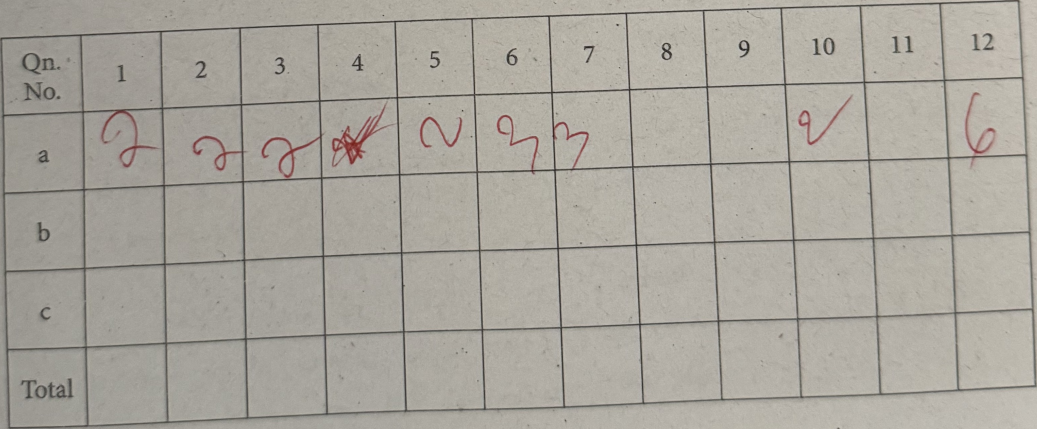
#> input picture Jacob/Table Extraction/Cropped_new.jpg, 3111 x 1287 px (shown at 1/3 size)
$ jupyter execute Untitled.ipynb
#> lines starting #> are read from the running program, lines starting #| are printed output that depends on the picture; after the words box and inside, x2 and y2 are one past the last pixel; in counts of white or black regions, pixels touching at a corner belong together
[cell 1]
# import the necessary packages
import numpy as np
import cv2

def order_points(pts):
	# initialzie a list of coordinates that will be ordered
	# such that the first entry in the list is the top-left,
	# the second entry is the top-right, the third is the
	# bottom-right, and the fourth is the bottom-left
	rect = np.zeros((4, 2), dtype = "float32")

	# the top-left point will have the smallest sum, whereas
	# the bottom-right point will have the largest sum
	s = pts.sum(axis = 1)
	rect[0] = pts[np.argmin(s)]
	rect[2] = pts[np.argmax(s)]

	# now, compute the difference between the points, the
	# top-right point will have the smallest difference,
	# whereas the bottom-left will have the largest difference
	diff = np.diff(pts, axis = 1)
	rect[1] = pts[np.argmin(diff)]
	rect[3] = pts[np.argmax(diff)]

	# return the ordered coordinates
	return rect

def four_point_transform(image, pts):
	# obtain a consistent order of the points and unpack them
	# individually
	rect = order_points(pts)
	(tl, tr, br, bl) = rect

	# compute the width of the new image, which will be the
	# maximum distance between bottom-right and bottom-left
	# x-coordiates or the top-right and top-left x-coordinates
	widthA = np.sqrt(((br[0] - bl[0]) ** 2) + ((br[1] - bl[1]) ** 2))
	widthB = np.sqrt(((tr[0] - tl[0]) ** 2) + ((tr[1] - tl[1]) ** 2))
	maxWidth = max(int(widthA), int(widthB))

	# compute the height of the new image, which will be the
	# maximum distance between the top-right and bottom-right
	# y-coordinates or the top-left and bottom-left y-coordinates
	heightA = np.sqrt(((tr[0] - br[0]) ** 2) + ((tr[1] - br[1]) ** 2))
	heightB = np.sqrt(((tl[0] - bl[0]) ** 2) + ((tl[1] - bl[1]) ** 2))
	maxHeight = max(int(heightA), int(heightB))

	# now that we have the dimensions of the new image, construct
	# the set of destination points to obtain a "birds eye view",
	# (i.e. top-down view) of the image, again specifying points
	# in the top-left, top-right, bottom-right, and bottom-left
	# order
	dst = np.array([
		[0, 0],
		[maxWidth - 1, 0],
		[maxWidth - 1, maxHeight - 1],
		[0, maxHeight - 1]], dtype = "float32")

	# compute the perspective transform matrix and then apply it
	M = cv2.getPerspectiveTransform(rect, dst)
	warped = cv2.warpPerspective(image, M, (maxWidth, maxHeight))

	# return the warped image
	return warped

[cell 2]
# Import the necessary packages
import numpy as np
import cv2

# [54 lines left out: functions translate, rotate, resize, not called in this run]

[cell 3]
import cv2
import imutils
from skimage.filters import threshold_local
import numpy as np

img_path = 'Cropped_new.jpg'
big_img = cv2.imread(img_path)
#> big_img is the input picture: shape (1287, 3111, 3); mean B, G, R 156.7, 165.4, 169.5

ratio = big_img.shape[0] / 500.0
#> ratio = 2.57
org = big_img.copy()
img = imutils.resize(big_img, height = 500)
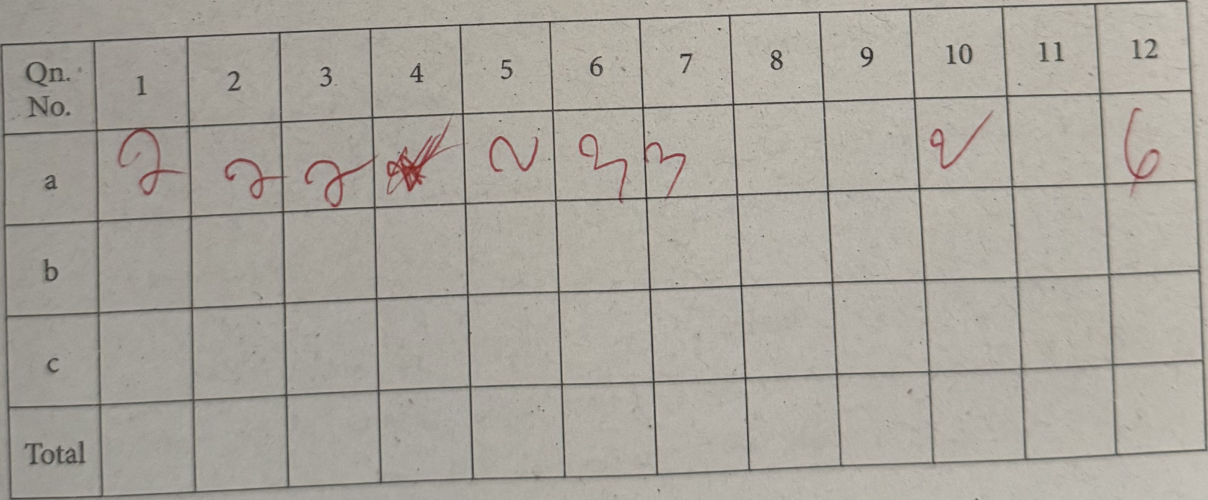
#> img: shape (500, 1208, 3); mean B, G, R 156.7, 165.4, 169.5

gray_img = cv2.cvtColor(img.copy(),cv2.COLOR_BGR2GRAY)
blur_img = cv2.GaussianBlur(gray_img,(5,5),0)
edged_img = cv2.Canny(blur_img,75,200)
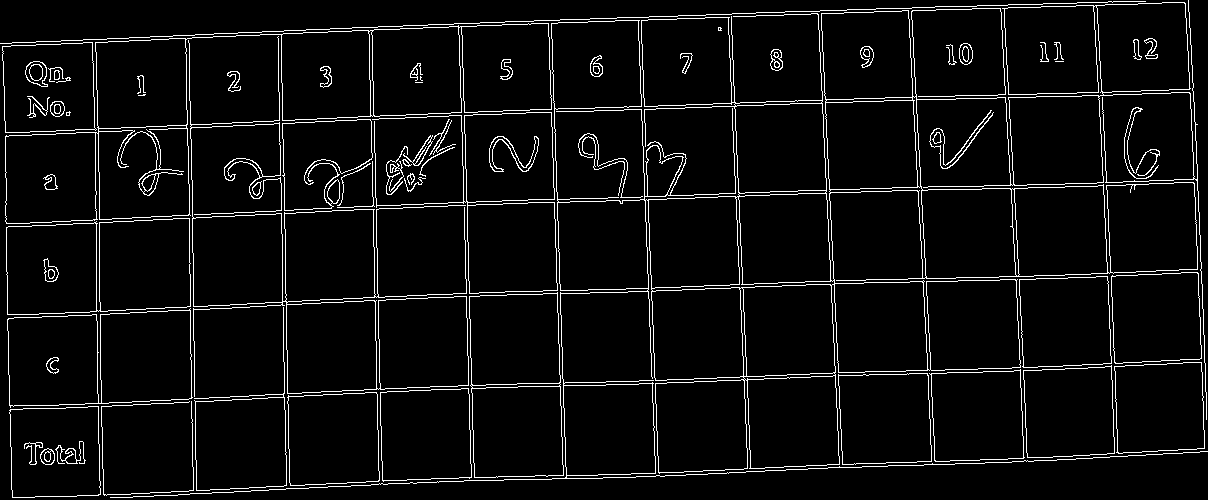
#> edged_img: shape (500, 1208); 5.2% white in thin lines or dots


cnts,_ = cv2.findContours(edged_img.copy(),cv2.RETR_LIST,cv2.CHAIN_APPROX_SIMPLE)
#> cnts = 187 contours, 36 with area under 20; largest, box (x1, y1, x2, y2) and area: (110, 0, 1208, 498) 168092, (5, 23, 552, 224) 46621, (188, 36, 469, 397) 31825, (469, 292, 564, 478) 16076, (6, 218, 191, 315) 15918
cnts = sorted(cnts,key=cv2.contourArea,reverse=True)[:5]
#> cnts = 5 contours; box (x1, y1, x2, y2) and area: (110, 0, 1208, 498) 168092, (5, 23, 552, 224) 46621, (188, 36, 469, 397) 31825, (469, 292, 564, 478) 16076, (6, 218, 191, 315) 15918
for c in cnts:
    peri = cv2.arcLength(c,True)
    approx = cv2.approxPolyDP(c,0.02*peri,True)
    if len(approx)==4:
        doc = approx
        break
#> this loop made 4 passes
#> (peri, doc) on pass 4: (553, [[557, 292], [469, 296], [474, 477], [563, 475]])
#> peri on passes 1 to 3: 14512.6, 2009.7, 4099.6


p=[]
for d in doc:
    tuple_point = tuple(d[0])
    cv2.circle(img,tuple_point,3,(0,0,255),4)
    p.append(tuple_point)
#> this loop made 4 passes
#> tuple_point on passes 1 to 4: (557, 292), (469, 296), (474, 477), (563, 475)
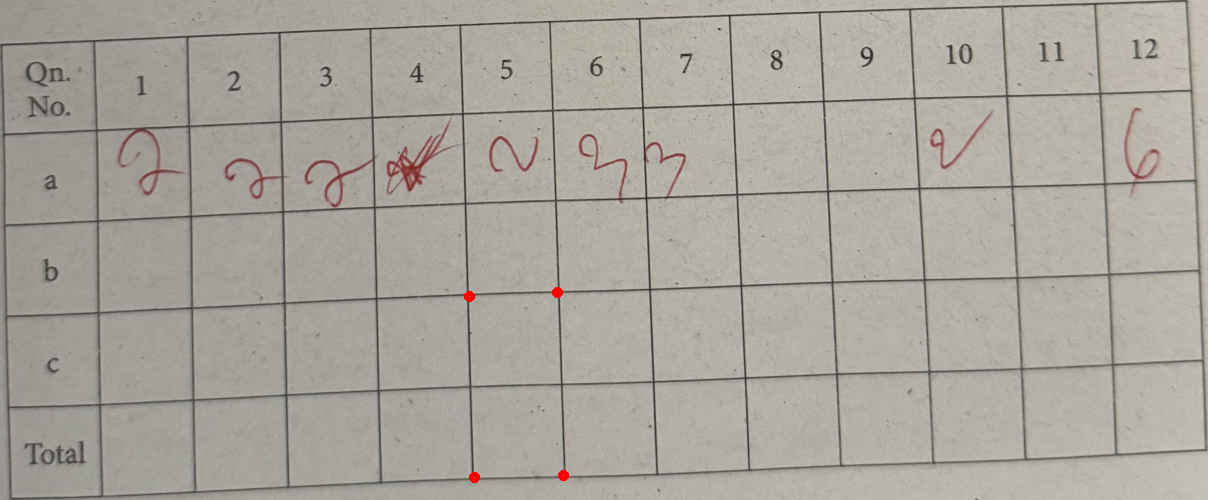
#> img: shape (500, 1208, 3); 0.06% of pixels changed, all inside (x1, y1, x2, y2) = (464, 287, 569, 483)
#> after the loop, p = [(557, 292), (469, 296), (474, 477), (563, 475)]

warped = four_point_transform(org, doc.reshape(4, 2) * ratio)
#> in order_points, `s = pts.sum(axis = 1)`: s = [2185.3, 1969.1, 2447.9, 2671.8]
#> in order_points, `diff = np.diff(pts, axis = 1)`: diff = [-682.1, -445.3, 7.72, -226.5]
#> in four_point_transform, `rect = order_points(pts)`: rect = [[1207.2, 761.9], [1433.7, 751.6], [1449.2, 1222.7], [1220.1, 1227.8]]
#> in four_point_transform, `(tl, tr, br, bl) = rect`: tl = [1207.2, 761.9]; tr = [1433.7, 751.6]; br = [1449.2, 1222.7]; bl = [1220.1, 1227.8]
#> in four_point_transform, `widthA = np.sqrt(((br[0] - bl[0]) ** 2) + ((br[1] - bl[1]) ** 2))`: widthA = 229.1
#> in four_point_transform, `widthB = np.sqrt(((tr[0] - tl[0]) ** 2) + ((tr[1] - tl[1]) ** 2))`: widthB = 226.7
#> in four_point_transform, `maxWidth = max(int(widthA), int(widthB))`: maxWidth = 229
#> in four_point_transform, `heightA = np.sqrt(((tr[0] - br[0]) ** 2) + ((tr[1] - br[1]) ** 2))`: heightA = 471.3
#> in four_point_transform, `heightB = np.sqrt(((tl[0] - bl[0]) ** 2) + ((tl[1] - bl[1]) ** 2))`: heightB = 466.1
#> in four_point_transform, `maxHeight = max(int(heightA), int(heightB))`: maxHeight = 471
#> in four_point_transform, `dst = np.array([ [0, 0], [maxWidth - 1, 0], [maxWidth - 1, maxHeight -..`: dst = [[0, 0], [228, 0], [228, 470], [0, 470]]
#> in four_point_transform, `M = cv2.getPerspectiveTransform(rect, dst)`: M = [[1.1, -0.0304, -1306.3], [0.0501, 1.1, -901], [5.45e-05, 2.32e-05, 1]]
#> in four_point_transform, `warped = cv2.warpPerspective(image, M, (maxWidth, maxHeight))`:
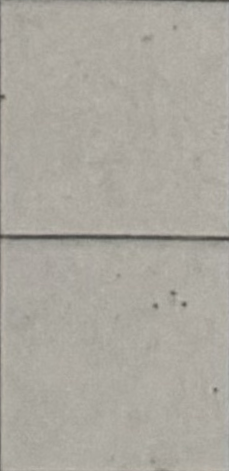
#> warped: shape (471, 229, 3); mean B, G, R 159, 167.7, 171.3
warped = cv2.cvtColor(warped, cv2.COLOR_BGR2GRAY)
#> warped: shape (471, 229)
cv2.imwrite('warpped.jpg', warped)


T = threshold_local(warped, 11, offset = 10, method = "gaussian")
warped = (warped > T).astype("uint8") * 255
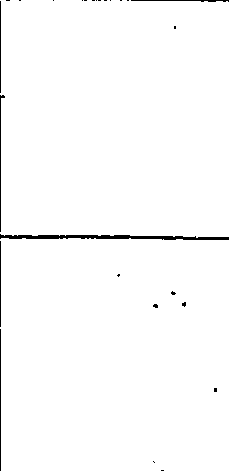
#> warped: shape (471, 229); 98.7% white; 26 black regions (20 under 20 px), largest, box (x1, y1, x2, y2) and area: (0, 234, 229, 240) 772, (0, 95, 5, 232) 147, (0, 329, 1, 471) 142, (131, 0, 229, 2) 113, (0, 1, 1, 93) 92, (0, 241, 1, 327) 86
cv2.imwrite('scanned.jpg', warped)
#> Out = True

[cell 4]
import cv2
import numpy as np

def crop_table_new(image_path):
    # Read the image
#> called with image_path = 'scanned.jpg'
    image = cv2.imread(image_path)
#> image: shape (471, 229, 3); min 0, max 255, mean 251.6

    # Convert to grayscale
    gray = cv2.cvtColor(image, cv2.COLOR_BGR2GRAY)

    # Apply Gaussian blur
    blurred = cv2.GaussianBlur(gray, (9, 9), 0)
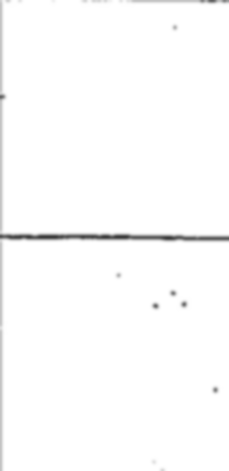
#> blurred: shape (471, 229); min 64, max 255, mean 252.1

    # Use adaptive thresholding to create a clear binary image
    thresh = cv2.adaptiveThreshold(blurred, 255, cv2.ADAPTIVE_THRESH_GAUSSIAN_C,cv2.THRESH_BINARY_INV, 11, 2)
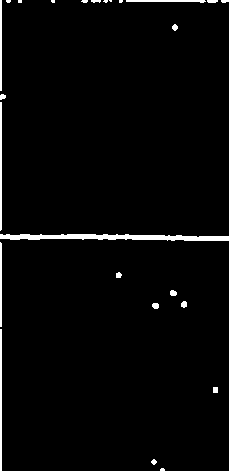
#> thresh: shape (471, 229); 2.4% white; 25 white regions (8 under 20 px)

    # Find contours in the thresholded image
    contours, _ = cv2.findContours(thresh, cv2.RETR_EXTERNAL, cv2.CHAIN_APPROX_SIMPLE)
#> contours = 25 contours, 13 with area under 20; largest, box (x1, y1, x2, y2) and area: (0, 234, 229, 241) 873, (0, 329, 2, 471) 141, (0, 102, 2, 231) 128, (0, 0, 2, 91) 90, (0, 242, 2, 327) 84

    # Assume that the table is the largest contour in the bottom half of the image
    possible_tables = [cnt for cnt in contours if cv2.boundingRect(cnt)[1] > gray.shape[0] / 2]
#> possible_tables = 9 contours, 2 with area under 20; largest, box (x1, y1, x2, y2) and area: (0, 329, 2, 471) 141, (0, 242, 2, 327) 84, (152, 303, 159, 309) 26, (170, 290, 177, 296) 26, (181, 301, 187, 308) 24, (213, 387, 218, 393) 20, (116, 272, 122, 278) 20
    if not possible_tables:
        raise Exception("No possible tables found in the bottom half of the image")

    # Find the largest contour in the possible tables
    table_contour = max(possible_tables, key=cv2.contourArea)
#> table_contour = [[0, 329], [0, 470], [1, 470], [1, 329]]
    x, y, w, h = cv2.boundingRect(table_contour)
#> x = 0; y = 329; w = 2; h = 142

    # Crop the table from the image
    cropped_table = image[y:y+h, x:x+w]

    return cropped_table

# Path to the new image
image_path_new = 'scanned.jpg' # Replace with your image path

# Crop the table from the new image
cropped_image_new = crop_table_new(image_path_new)

# Save the cropped image to a file
cropped_image_path_new = 'Cropped_new.jpg' # Replace with your desired output path
cv2.imwrite(cropped_image_path_new, cropped_image_new)
#> Out = True

# If you want to display the image
# cv2.imshow('Cropped Table', cropped_image_new)
# cv2.waitKey(0)
# cv2.destroyAllWindows()
